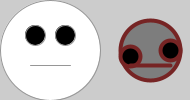
Frame 1 (no input)
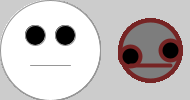
Frame 60 (the mouse pressed at the canvas centre just before this capture)
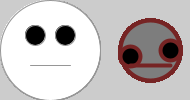
Frame 120 (the mouse held since frame 60 and released just before this capture)

The Processing sketch that drew these frames (run headless with seeded random() and noise(); from frame 60 on, the mouse is pressed at the canvas centre):

// Processing sketch: processing_79415
// ── processing_79415.pde

void setup() {
  size(190, 100);
}
void draw() {
  gordo(10, 10, 255, 20, 150);
  loco(110, 10, 125, 10, 4);
}

void gordo (int x, int y, color c, int sizeOjos, color n) {
  pushMatrix();
  stroke(n);
  strokeWeight(1);
  translate(x, y);
  fill(c);
  ellipse(40, 40, 100, 100);
  fill(0);
  ellipse(25, 25, 20, 20);
  ellipse(55, 25, 20, 20);
  
  line(20, 55, 60, 55);


  popMatrix();
}

void loco (int x, int y, color c, int sizeOjos,int h) {
  pushMatrix();
  stroke(118,36,36);
  strokeWeight(h); 
  translate(x, y);
  fill(c);
  ellipse(40, 40, 60, 60);
  fill(0);
  ellipse(20, 46, 20, 20);
  ellipse(60, 40, 20, 20);
  line(20, 55, 60, 55);


  popMatrix();
}
